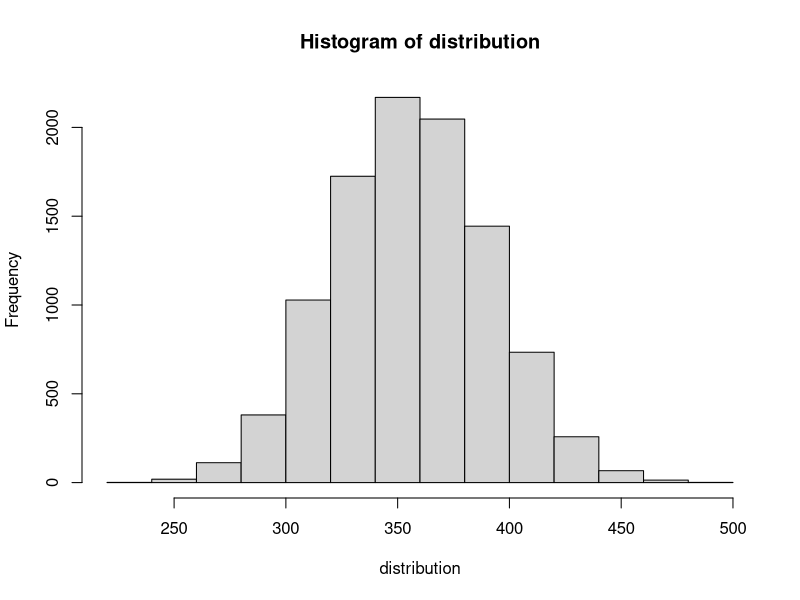

Reproduce this figure in R.
## ---- chunk 1
urban <- c(1,0,1,1,0,0,1,1,1,8,1,1,1,0,1,1,2)
rural <- c(3,2,1,1,2,1,3,2,2,2,2,5,1,4,1,1,1,1,6,2,2,2,1,1)

get_ranks <- function(a, b){
  m <- length(a)
  n <- length(b)
  combined_ranks <- rank(c(a, b), ties.method="average")
  a_ranks <- combined_ranks[1:m]
  b_ranks <- combined_ranks[(m+1):(m+n)]
  return(list(a_ranks, b_ranks))
}

R <- get_ranks(urban, rural)
R1 <- sapply(R[1], sum)
R2 <- sapply(R[2], sum)

cat("R1:", R1, "\nR2:", R2)
## ---- chunk 2
est_var <- function(x) {
  return(sum((x - mean(x))^2)/(length(x)-1))
}

pool_var <- function(a, b) {
  numerator <- (length(a)-1)*est_var(a) + (length(b)-1)*est_var(b)
  denominator <- length(a) + length(b)-2
  return(numerator/denominator)
}

student_t_test <- function(a, b) {
  pooled_var_est <- pool_var(a,b)
  t = (mean(a) - mean(b)) / sqrt(pooled_var_est*(1/length(a) + 1/length(b)))
  return(t)
}

cat(student_t_test(urban, rural), "not less than", qt(p=.05, df=39), "\n")

#equivalent to
t.test(urban, rural, var.equal=TRUE, "less")
## ---- chunk 3
library("combinat")


permutation.test <- function(a, b, n_permutations, obs_value){
  distribution=c()
  
  m <- length(a)
  
  combined_ranks <- rank(c(a, b), ties.method="average")

  for(i in 1:n_permutations){
    distribution[i]=sum(sample(combined_ranks, size=m, replace=FALSE))
  }
  
  result = quantile(distribution, c(.05,.95))
  
  hist(distribution)
  
  p_value = sum(distribution<obs_value)/n_permutations
  
  return(list(result, p_value))
}

permutation.test(urban, rural, 10000, 246.5)
## ---- chunk 4
C1 <- c(1.0,5.3,1.2,3.9,8.3,6.3,2.2,9.8,2.8,2.6)
C1 <- c(5.1,6.0,8.0,8.2,7.3,4.4,7.4,7.5,6.4,4.5,8.9)
## ---- chunk 5
G1 <- c(2.9736, 0.9448, 1.6394, 0.0389, 1.2958)
G2 <- c(0.7681, 0.8027, 0.2156, 0.0740, 1.5076)
G3 <- c(4.8249, 2.2516, 1.5609, 2.0452, 1.0959)
